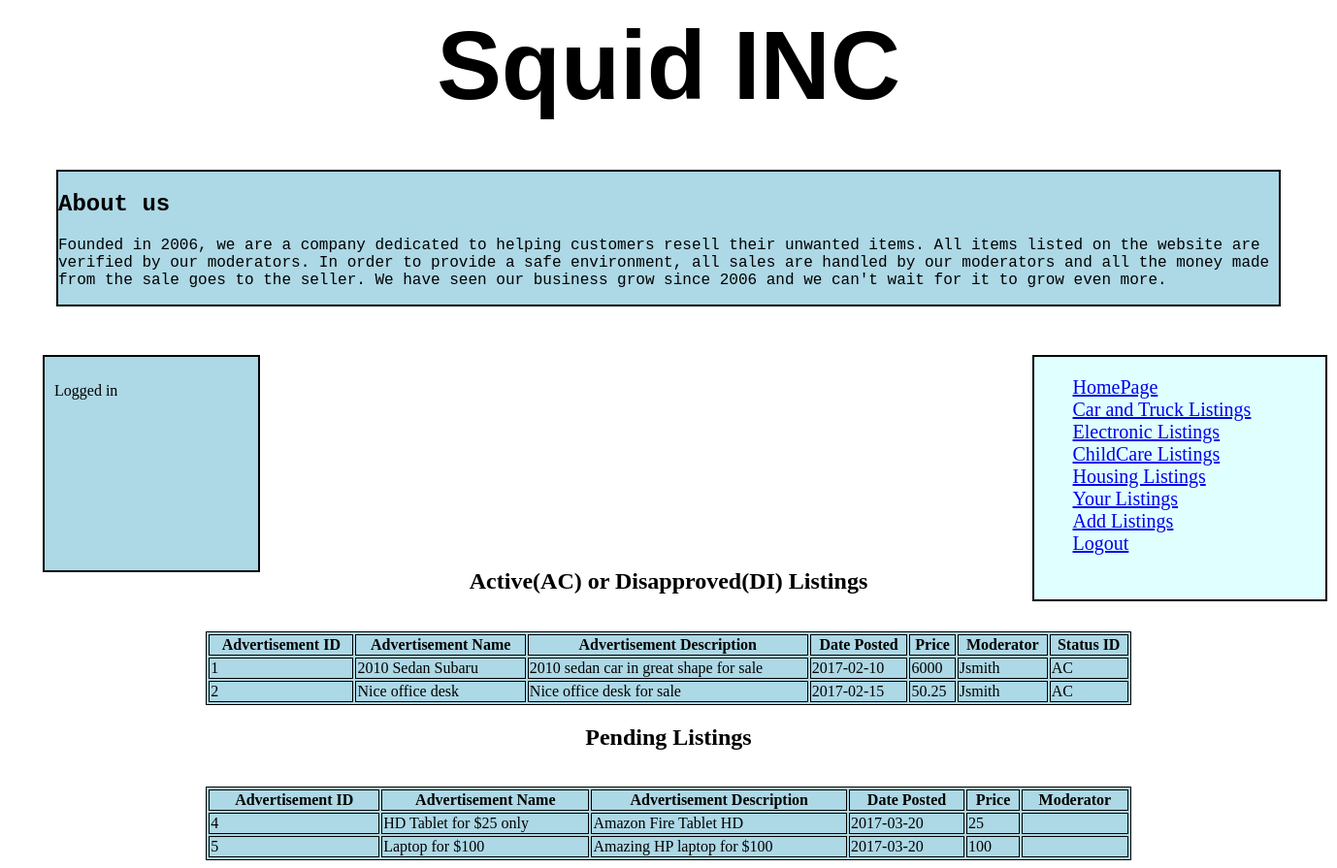
Screenshot of /Project371/Userslistings.php (signed in) with the database file from the repository.
### tables this page shows
CREATE TABLE IF NOT EXISTS Advertisements
(
Advertisement_ID int(10) auto_increment,
AdvTitle varchar(100) not null,
AdvDetails varchar (100),
AdvDateTime DATE not null,
Price FLOAT not null,
Category_ID varchar(3),
User_ID varchar(20),
Moderator_ID varchar(20),
Status_ID varchar(2),

Foreign Key (Category_ID) REFERENCES Categories(Category_ID) ON DELETE RESTRICT,
Foreign Key (User_ID) REFERENCES Users(User_ID) ON DELETE CASCADE,
Foreign Key (Moderator_ID) REFERENCES Moderators(User_ID) ON DELETE SET NULL,
Foreign Key (Status_ID) REFERENCES Statuses(Status_ID) ON DELETE RESTRICT,
Primary Key (Advertisement_ID)
);

### Project371/Userslistings.php (the view, shortened to what this page needs)
<!DOCTYPE html>
<html>
<head>
</head>
<body>
    <center><h1>  Squid INC </h1></center>
    <div class="divbio">
        <h2> About us</h2>
        <p>
            Founded in 2006, we are a company dedicated to helping customers resell their unwanted items. All items listed on the website are verified by our moderators.
            In order to provide a safe environment, all sales are handled by our moderators and all the money made from the sale goes to the seller. We have seen our business grow
            since 2006 and we can't wait for it to grow even more.
        </p>
    </div>
    <div class="a">
        <div class="signin">
            <p> Logged in </p>
        </div>
        <div class="info">
            <ul>
                <a href= "Homepage1.php">HomePage </a><br>
               <a href= "CATsales.php"> Car and Truck Listings </a><br>
               <a href= "ELCsales.php"> Electronic Listings </a><br>
               <a href= "CCAsales.php"> ChildCare Listings </a><br>
               <a href= "HOUsales.php"> Housing Listings </a><br>
               <a href= 'Userslistings.php'> Your Listings </a><br>
               <a href= 'AddListing.php'> Add Listings </a><br>
               <a href ="logout.php">  Logout</a>
            </ul>
        </div>
    </div>
     <div>
            <center>
			<table>
				<tr>
					<th> Advertisement ID </th>
					<th> Advertisement Name    </th>
					<th> Advertisement Description</th>
					<th> Date Posted</th>
					<th> Price</th>
					<th> Moderator</th>
                    <th> Status ID</th>
				</tr>
		</center>
        <?php
				require_once 'connection.php';
				$connection = mysqli_connect($db_hostname, $db_username,$db_password,$db_database);
                $username= $_SESSION['username'];
				$query= "select Advertisement_ID, AdvTitle,AdvDetails,AdvDateTime,Price,Category_ID,User_ID,Moderator_ID, Status_ID from Advertisements";
				echo "<center> <h2> Active(AC) or Disapproved(DI) Listings </h2> </center>";
				$result = mysqli_query($connection, $query);
				if(mysqli_num_rows($result)> 0){
					while ($row= mysqli_fetch_array($result)){
						if($row['User_ID'] == $username && $row ['Status_ID'] != 'PN'){
							echo "<tr><td>". $row['Advertisement_ID'] ."</td><td>" . $row['AdvTitle'] ."</td><td>" . $row['AdvDetails'] ."</td><td>" . $row['AdvDateTime'] ."</td><td>" .
                            $row['Price'] ."</td><td>" . $row['Moderator_ID'] ."</td><td>". $row['Status_ID'].  "</td></tr>";
						}
					}
				}
				?>
        </div>
        <br>
    <div>
            <center>
			<table>
				<tr>
					<th> Advertisement ID </th>
					<th> Advertisement Name    </th>
					<th> Advertisement Description</th>
					<th> Date Posted</th>
					<th> Price</th>
					<th> Moderator</th>
				</tr>
		</center>
        <?php
				require_once 'connection.php';
				$connection = mysqli_connect($db_hostname, $db_username,$db_password,$db_database);
                $username= $_SESSION['username'];
				$query= "select Advertisement_ID, AdvTitle,AdvDetails,AdvDateTime,Price,Category_ID,User_ID,Moderator_ID, Status_ID from Advertisements";
				$result = mysqli_query($connection, $query);
                echo"<center> <h2> Pending Listings </h2> </center>";
				if(mysqli_num_rows($result)> 0){
					while ($row= mysqli_fetch_array($result)){
						if($row ['Status_ID'] == "PN" && $row['User_ID'] == $username){
							echo "<tr><td>". $row['Advertisement_ID'] ."</td><td>" . $row['AdvTitle'] ."</td><td>" . $row['AdvDetails'] ."</td><td>" . $row['AdvDateTime'] ."</td><td>" .
                            $row['Price'] ."</td><td>" . $row['Moderator_ID'] . "</td></tr>";
						}
					}
				}
				?>
    </div>
    <br>
</body>
</html>

### Project371/Userslistings.php (style rules this page uses)
table,th { border: 1px solid black; background-color: lightblue; }
table { width: 70%; }
td { border: 1px solid black; }
h1 { color: black; font-family: 'Lucida Sans', 'Lucida Sans Regular', 'Lucida Grande', 'Lucida Sans Unicode', Geneva, Verdana, sans-serif; font-size: 100px; margin: 10px; }
div.a { position: relative; width: 400px; height: 200px; margin: 10px; }
.divbio { background-color: lightblue; color: black; border: 2px solid black; margin: 50px; font-family: Courier New, Courier, monospace; }
.signin { position: absolute; background-color: lightblue; color: black; border: 2px solid black; padding: 10px; right: 150px; width: 200px; height: 200px; }
.info { background-color: lightcyan; border: 2px solid black; position: absolute; font-size: 20px; right: -950px; height: 250px; width: 300px; margin: 0.5px; }

### rows the page displays
advertisements: Advertisement_ID "1", AdvTitle "2010 Sedan Subaru", AdvDetails "2010 sedan car in great shape for sale", AdvDateTime "2017-02-10", Price "6000", Moderator_ID "Jsmith", Status_ID "AC"
advertisements: Advertisement_ID "2", AdvTitle "Nice office desk", AdvDetails "Nice office desk for sale", AdvDateTime "2017-02-15", Price "50.25", Moderator_ID "Jsmith", Status_ID "AC"
advertisements: Advertisement_ID "4", AdvTitle "HD Tablet for $25 only", AdvDetails "Amazon Fire Tablet HD", AdvDateTime "2017-03-20", Price "25"
advertisements: Advertisement_ID "5", AdvTitle "Laptop for $100", AdvDetails "Amazing HP laptop for $100", AdvDateTime "2017-03-20", Price "100"
